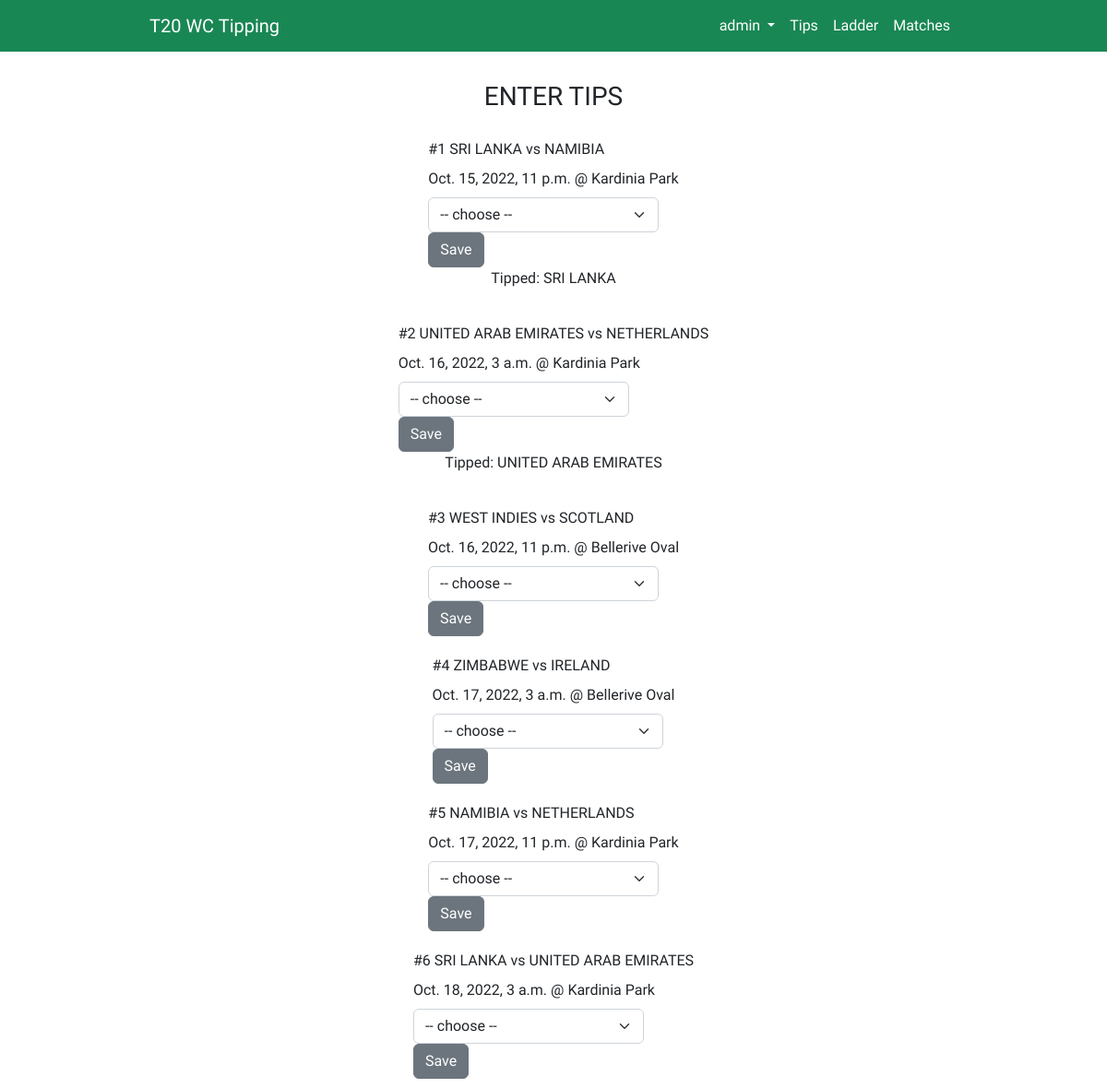
Page /tips/ (signed in, upper part) on the earlier database version.
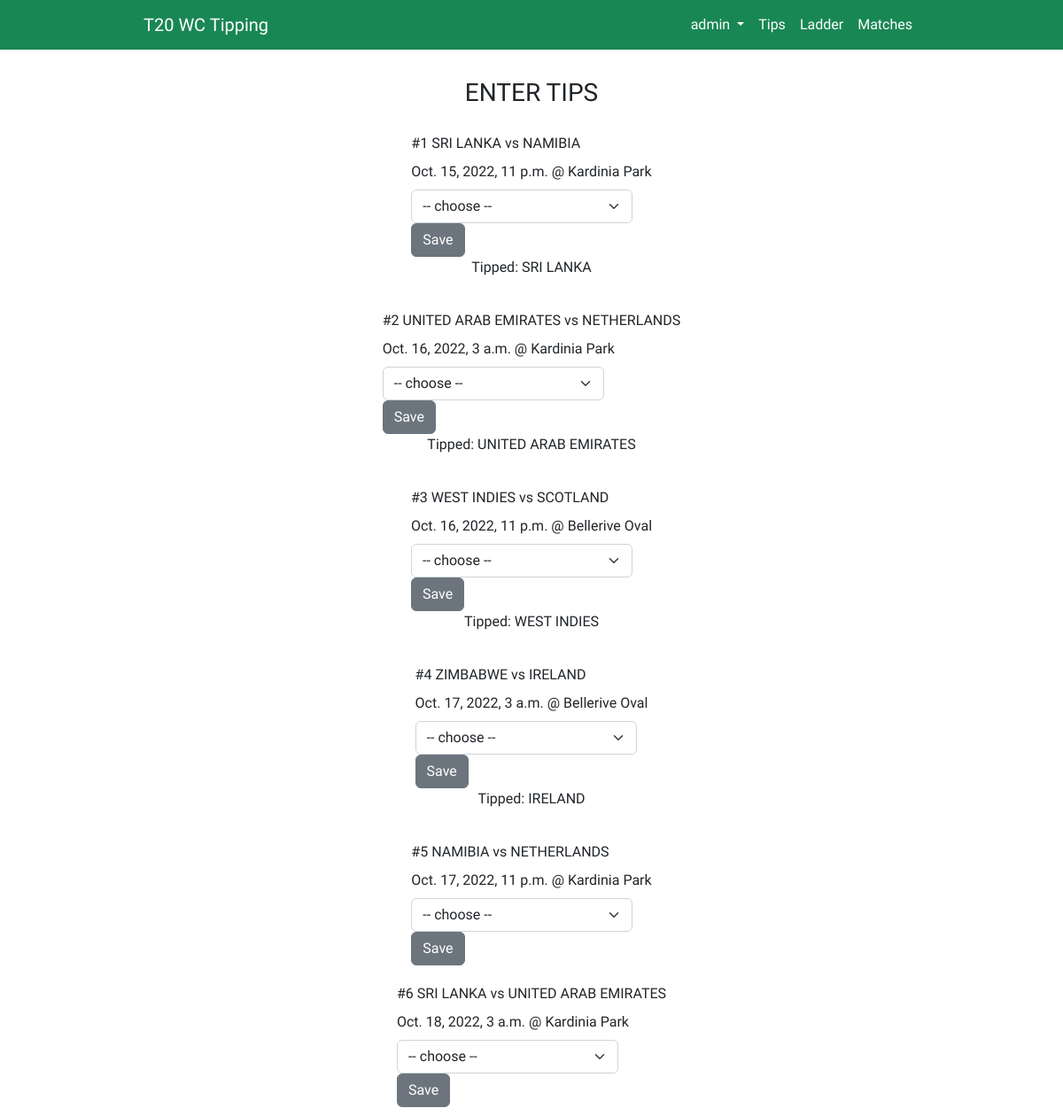
Same page on the later database version.
### tip/models.py (models this page shows)
class Match(models.Model):
    team1 = models.ForeignKey(Team, blank=True, null=True, on_delete=models.CASCADE, related_name="team1")
    team2 = models.ForeignKey(Team, blank=True, null=True, on_delete=models.CASCADE, related_name="team2")
    when = models.DateTimeField(blank=True, null=True)
    venue = models.ForeignKey(Venue, on_delete=models.CASCADE)
    winner = models.ForeignKey(Team, blank=True, null=True, on_delete=models.CASCADE, related_name="winner")

class Team(models.Model):
    name = models.CharField(max_length=200)
    ranking = models.PositiveIntegerField(default=None)
    matches_won = models.PositiveIntegerField(default=0)
    eliminated = models.BooleanField(default=False)
    def __str__(self):
        return self.name

class Venue(models.Model):
    stadium = models.CharField(max_length=200)
    city = models.CharField(max_length=200)
    def __str__(self):
        return self.stadium

class Tip(models.Model):
    user_id = models.ForeignKey(User, on_delete=models.CASCADE, related_name="user_id")
    match = models.ForeignKey(Match, on_delete=models.CASCADE, related_name="match")
    tip = models.ForeignKey(Team, on_delete=models.CASCADE, related_name="tip")
    updated = models.DateTimeField(auto_now=True)
    created = models.DateTimeField(auto_now_add=True)

### tip/views.py (the view, shortened to what this page needs)
# urls.py: path('tips/', views.tips, name="tips"),
@login_required(login_url='login')
def tips(request):
    now = datetime.datetime.now().strftime("%Y-%m-%d %H:%M:%S")
    matches = Match.objects.filter(when__gt=now)
    if not request.user.is_authenticated:
        messages.error(request, "You must be logged in to submit tips")
        return redirect('login')
    user = request.user
    tips = Tip.objects.filter(user_id=user)
    tips = Tip.objects.filter(user_id=user)
    print(tips)
    context = {
        "matches": matches,
        "tips": tips,
    }
    return render(request, "tips.html", context)

### templates/tips.html (shortened to what this page needs)
{% extends 'base.html' %}
{% block content %}
<h3>ENTER TIPS</h3>
    {% for match in matches %}
        <div class="h-100 d-flex align-items-center justify-content-center">
            <div id="tip-div">
                <form method="POST">
                    <div>
                        {% if match.team1 == None and match.team2 == None %}
                        <label class="form-label" for="tip">#{{ match.id }}  TBC vs TBC</label>
                        {% elif match.team1 == None %}
                        <label class="form-label" for="tip">#{{ match.id }}  TBC vs {{ match.team2 }}</label>
                        {% elif match.team2 == None %}
                        <label class="form-label" for="tip">#{{ match.id }}  {{ match.team1 }} vs TBC</label>
                        {% else %}
                        <label class="form-label" for="tip">#{{ match.id }}  {{ match.team1 }} vs {{ match.team2 }}</label>
                        {% endif %}
                    </div>
                    <div>
                        <label class="form-label" for="tip" >{{ match.when }} @ {{ match.venue }}</label>
                    </div>
                    <div>
                        <select class="form-select" name="tip" id="form-select">
                            <option value="" disabled selected>-- choose --</option>
                        </select>
                        <button type="submit" class="btn btn-secondary">Save</button>
                    </div>
                </form>
            </div>
        </div>
        {% for tip in tips %}
            {% if tip.match == match %}
                <div class="h-100 d-flex align-items-center justify-content-center">
                    <p>Tipped: {{ tip.tip }}</p>
                </div>
            {% endif %}
        {% endfor %}
    {% endfor %}
{% endblock content %}

### templates/base.html (shortened to what this page needs)
<!DOCTYPE html>
<html lang="en">
  <head>
    <link href="https://cdn.jsdelivr.net/npm/bootstrap@5.2.2/dist/css/bootstrap.min.css" rel="stylesheet">
    <link rel="stylesheet" href="https://cdn.jsdelivr.net/npm/bootstrap-icons@1.9.1/font/bootstrap-icons.css">
    {% load static %}
    <link rel="stylesheet" href="{% static '/css/main.css' %}">
    <link rel="stylesheet" href="{% static '/js/app.js' %}">
  </head>
  <body>
    {% block navbar %}
    <nav class="navbar navbar-expand-lg navbar-dark bg-success">
      <div class="container w-75">
        <a class="navbar-brand" href="{% url 'home' %}">T20 WC Tipping</a>
        <div class="collapse navbar-collapse" id="navbarNavDropdown">
          <ul class="navbar-nav ms-auto">
            {% if request.user.is_authenticated %}
            <li class="nav-item dropdown">
              <a
                class="nav-link dropdown-toggle active"
                href="#"
                id="navbarDropdownMenuLink"
                role="button"
                data-bs-toggle="dropdown"
                aria-expanded="false"
              >
                {{ request.user }}
              </a>
            </li>
            {% else %}
            <li class="nav-item">
              <a class="nav-link active" aria-current="page" href="{% url 'login' %}">Login</a>
            </li>
            {% endif %}
            <li class="nav-item">
              <a class="nav-link active" aria-current="page" href="{% url 'tips' %}">Tips</a>
            </li>
            <li class="nav-item">
              <a class="nav-link active" href="{% url 'ladder' %}">Ladder</a>
            </li>
            <li class="nav-item">
              <a class="nav-link active" href="{% url 'matches' %}">Matches</a>
            </li>
          </ul>
        </div>
      </div>
    </nav>
    {% endblock %}
    <div class="container w-75" id="alerts">
    </div>
    <div class="container w-75" id="content">
    {% block content %}
    {% endblock content %}
    </div>
</body>
</html>

### templates/static/css/main.css (style rules this page uses)
html { position: relative; min-height: 100%; }
h1, h2, h3, h4, h5, h6 { font-family: 'Ubuntu', sans-serif; text-align: center; }
body { font-family: 'Ubuntu', sans-serif; font-weight: 400; padding-bottom: 10rem; }
#alerts { padding-top: 2rem; }
#content { padding-bottom: 5rem; }
#form-select { max-width: 250px; }
#tip-div { padding-top: 20px; }

Differences in the rows shown:
added Tip: tip "WEST INDIES", shown under Match "Oct. 16, 2022, 11 p.m."
added Tip: tip "IRELAND", shown under Match "Oct. 17, 2022, 3 a.m."
